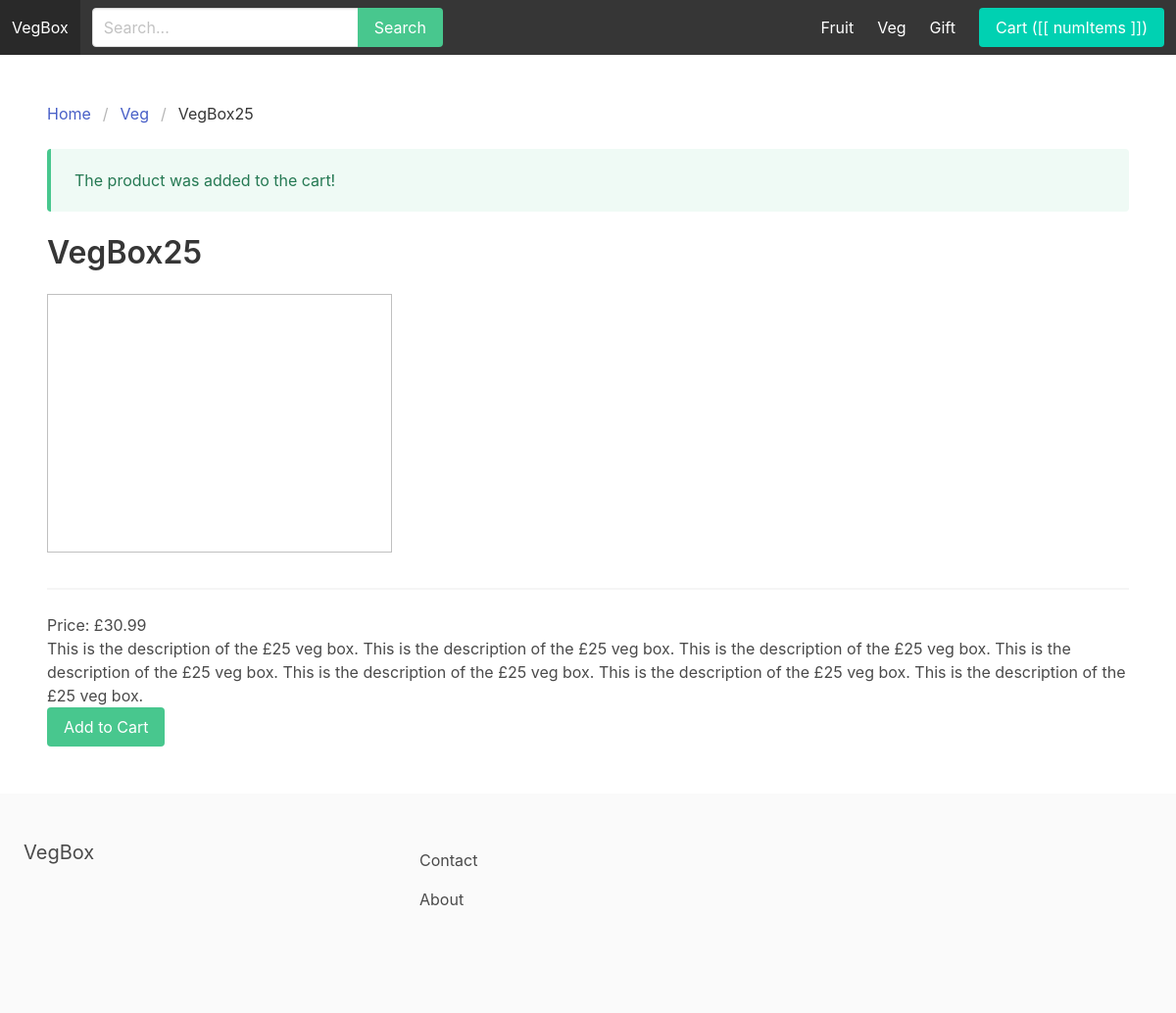
The page /veg/vegbox25/ on the database as committed earlier.
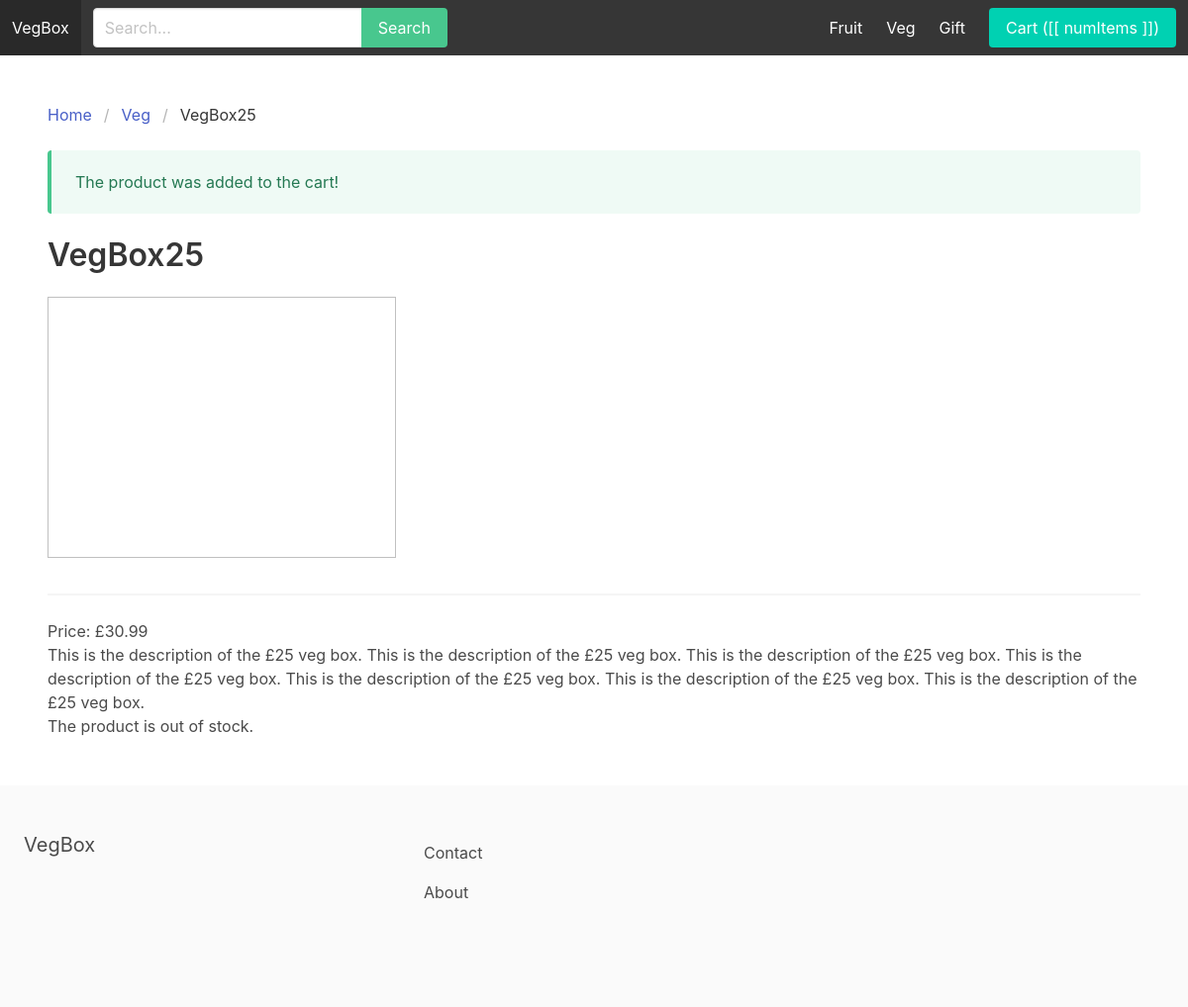
The same page on the database as committed later.
### apps/store/models.py (models this page shows, shortened)
class Category(models.Model):
    title = models.CharField(max_length=255)
    slug = models.SlugField(max_length=255)
    ordering = models.IntegerField(default=0)
    is_featured = models.BooleanField(default=False)
    class Meta:
        verbose_name_plural = 'Categories'
        ordering = ('ordering',)

class Product(models.Model):
    category = models.ForeignKey(Category, related_name='products', on_delete=models.CASCADE)
    title = models.CharField(max_length=255)
    slug = models.SlugField(max_length=255)
    description = models.TextField(blank=True, null=True)
    price = models.FloatField()
    is_featured = models.BooleanField(default=False)
    num_available = models.IntegerField(default=1)
    num_visits = models.IntegerField(default=0)
    last_visit = models.DateTimeField(blank=True, null=True)
    date_added = models.DateTimeField(auto_now_add=True)
    image = models.ImageField(upload_to="uploads/", blank=True, null=True)
    thumbnail = models.ImageField(upload_to="uploads/", blank=True, null=True)
    class Meta:
        ordering = ('-date_added',)

### apps/store/views.py (the view)
# urls.py: path('<slug:category_slug>/<slug:slug>/', product_detail, name='product_detail'),
def product_detail(request, category_slug, slug):
    product = get_object_or_404(Product, slug=slug)
    imagesstring = "{'thumbnail':'%s', 'image':'%s'}," % (product.thumbnail.url, product.image.url)
    for image in product.images.all():
        imagesstring = imagesstring + ("{'thumbnail':'%s', 'image':'%s'}," % (image.thumbnail.url, image.image.url))
    cart = Cart(request)
    if cart.has_product(product.id):
        product.in_cart = True
    else:
        product.in_cart = False
    context = {
        'product': product,
        'imagesstring': imagesstring
    }
    return render(request, 'product_detail.html', context)

### apps/cart/cart.py (called while the page is built)
    def __iter__(self):
        product_ids = self.cart.keys()
        product_clean_ids = []
        for p in product_ids:
            product_clean_ids.append(p)
            self.cart[str(p)]['product'] = Product.objects.get(pk=p)
        for item in self.cart.values():
            item['total_price'] = float(item['price']) * int(item['quantity'])
            yield item

    def has_product(self, product_id):
        if str(product_id) in self.cart:
            return True
        else:
            return False

    def get_total_length(self):
        return sum(int(item['quantity']) for item in self.cart.values())

    def get_total_cost(self):
        return sum(float(item['total_price']) for item in self)

### apps/cart/context_processors.py (called while the page is built)
def cart(request):
    return {'cart': Cart(request)}

### apps/store/context_processors.py (called while the page is built)
def menu_categories(request):
    categories = Category.objects.all()
    return {'menu_categories': categories}

### apps/store/templates/product_detail.html (shortened to what this page needs)
{% extends 'base.html' %} {% block title %}{{ product.title }} | {% endblock %}
{% block content %}
<div id="productapp">
	<nav class="breadcrumb" aria-label="breadcrumbs">
		<ul>
			<li><a href="{% url 'frontpage' %}">Home</a></li>
			<li>
				<a href="{% url 'category_detail' product.category.slug %}"
					>{{ product.category.title }}</a
				>
			</li>
			<li class="is-active">
				<a href="{% url 'product_detail' product.category.slug product.slug %}"
					>{{ product.title }}</a
				>
			</li>
		</ul>
	</nav>
	<article class="message is-success" v-if="showMessage">
		<div class="message-body">The product was added to the cart!</div>
	</article>
	<h1 class="title">{{ product.title }}</h1>
	<div class="columns">
		<div class="column is-4">
			<figure class="image is-4by3">
				<img :src="mainImage" />
			</figure>
		</div>
	</div>
	<hr />
	<p>Price: £{{ product.price }}</p>
	{% if product.description %}
	<p>{{ product.description }}</p>
	{% else %}
	<p>No description available.</p>
	{% endif %} {% if product.in_cart %}
	<p>Already in the cart.</p>
	{% else %} {% if product.num_available > 0 %}
	<button @click="addToCart({{ product.id}})" class="button is-success">
		Add to Cart
	</button>
	{% else %}
	<p>The product is out of stock.</p>
	{% endif %} {% endif %} {% endblock content %}

### apps/core/templates/base.html (shortened to what this page needs)
{% load static %}
<!DOCTYPE html>
<html>
	<head>
		<link rel="stylesheet" href="https://cdn.jsdelivr.net/npm/bulma@0.9.0/css/bulma.min.css">
		<link rel="stylesheet" href="#">
	</head>
	<body>
		<nav class="navbar is-dark" id="navbarapp">
			<div class="navbar-brand">
				<a class="navbar-item" href="{% url 'frontpage' %}">VegBox</a>
			</div>
            <div id="main-navbar" class="navbar-menu" :class="{ 'is-active': menuClass }">
				<div class="navbar-start">
					<div class="navbar-item">
						<form method="get" action="{% url 'search' %}">
							<div class="field has-addons">
								<div class="control">
									<input type="text" class="input" placeholder="Search..." name="query">
								</div>
								<div class="control">
									<button class="button is-success">Search</button>
								</div>
							</div>
						</form>
					</div>
				</div>
				<div class="navbar-end">
				{% for category in menu_categories %}
						<a href="{% url 'category_detail' category.slug %}" class="navbar-item">{{ category.title }}</a>
				{% endfor %}
				<div class="navbar-item">
					<a href="{% url 'cart_detail' %}" class="button is-primary">Cart ([[ numItems ]])</a>
				</div>
		</nav>
		<section class="section">
			{% block content %}
            {% endblock %}
		</section>
		<footer class="footer">
			<div class="columns">
				<div class="column is-4">
					<h2 class="subtitle">VegBox</h2>
				</div>
				<div class="column is-8">
					<a href="{% url 'contact' %}" class="navbar-item">Contact</a>
					<a href="{% url 'about' %}" class="navbar-item">About</a>
				</div>
			</div>
		</footer>
	</body>
</html>

Rows that differ between the two databases and show on the page:
changed Product "VegBox25": num_available 10 → 0 (drawn)
Other text that changed with them:
text no longer shown: "Add to Cart"
text now shown: "The product is out of stock."
